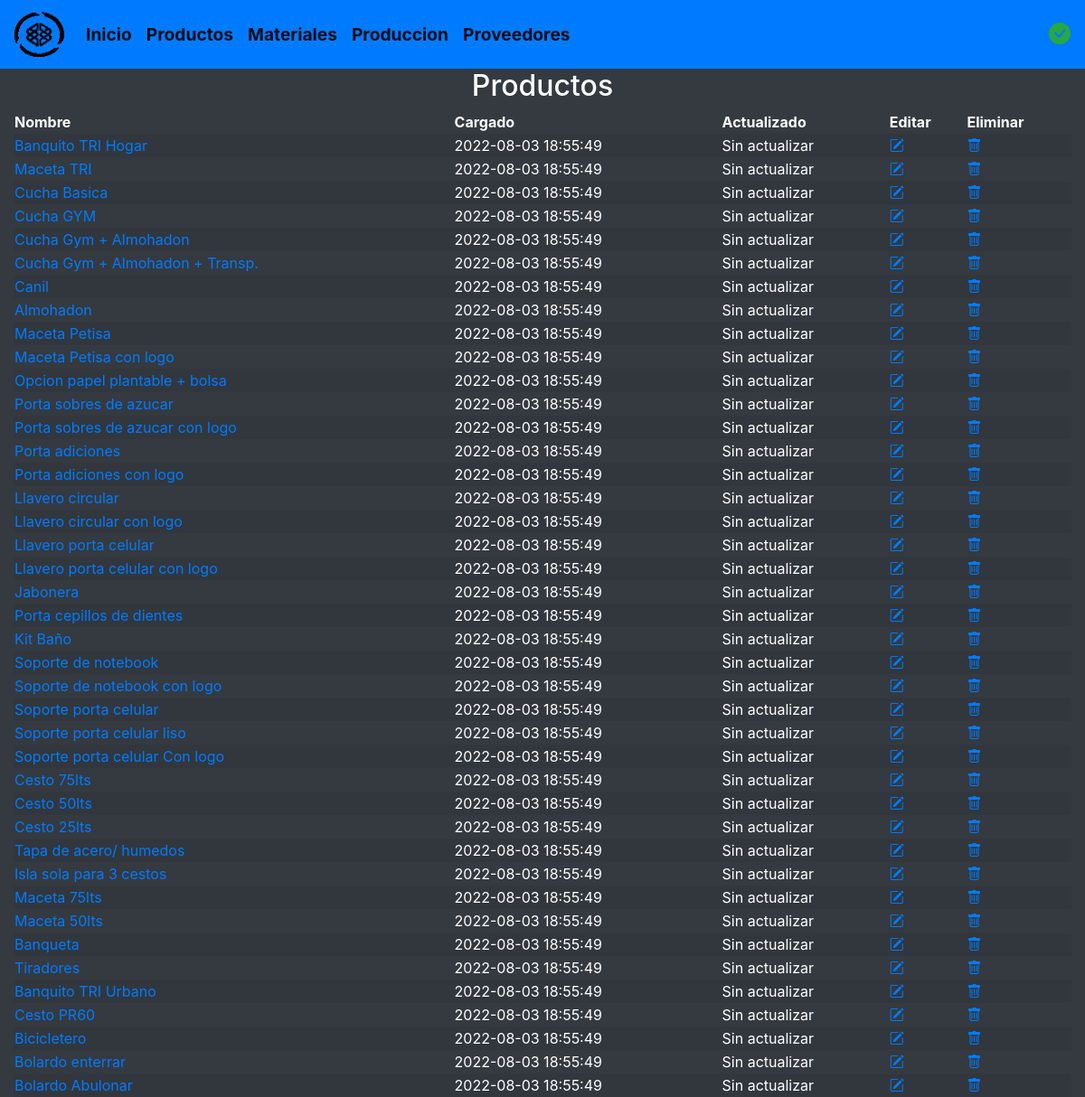
The app's page /verproducto.php with its own data.
### tables this page shows
create table productos(
	id_producto int unsigned auto_increment primary key,
	id_tipo_procesado int unsigned,
	id_categoria int unsigned,
	nomproducto varchar(150) not null,
	creada_el TIMESTAMP DEFAULT CURRENT_TIMESTAMP,
  	actualizada_el TIMESTAMP DEFAULT CURRENT_TIMESTAMP,
	foreign key (id_tipo_procesado) references produccion(id_tipo_procesado),
	foreign key (id_categoria) references categoria(id_categoria)
);

### verproducto.php (the view, shortened to what this page needs)
<!DOCTYPE html>
<html lang="es">
	<?php include "modulos/head.php" ?>
	<body class="bg-dark text-white">
		<?php include "modulos/navheader.php" ?>
			<article class="col">
				<center>
					<h2>Productos</h2>
				</center>
				<table class="col table-striped">
					<thead>
						<tr>
							<th>Nombre</th>
							<th>Cargado</th>
							<th>Actualizado</th>
							<th>Editar</th>
							<th>Eliminar</th>
						</tr>
					</thead>
					<tbody>
						<?php
							include "db/conexion.php";
							$leer_sql='SELECT * FROM productos';
							$gsent = $cnn->prepare($leer_sql);
							$gsent->execute();
							$resultadotes = $gsent->fetchAll();
						    foreach ($resultadotes as $datote):
						?>
						<tr>
							<td><a href="verprecioproducto.php?id=<?php echo $datote['id_producto']; ?>"><?php echo $datote['nomproducto']; ?></a></td>
						    <td><?php echo $datote['creada_el']; ?></td>
						    <td>
						    	<?php
						    		if($datote['creada_el']==$datote['actualizada_el'])
						    			{echo 'Sin actualizar';}
						    		else
						    			{echo $datote['actualizada_el'];}
						    	?>
						    </td>
							<td><a href="verproducto.php?idproducto=<?php echo $datote['id_producto']; ?>"><i class="bi bi-pencil-square"></i></a></td>
						    <td><a href="eliminarproducto.php?id=<?php echo $datote['id_producto']; ?>" onclick="return confirmar()"><i class="bi bi-trash"></i></a></td>
						</tr>
						<?php endforeach; ?>
					</tbody>
				</table>
			</article>
		</main>
	</body>
</html>

### records on screen
productos: nomproducto "Banquito TRI Hogar", creada_el "2022-08-03 18:55:49", shows "Sin actualizar"
productos: nomproducto "Maceta TRI", creada_el "2022-08-03 18:55:49", shows "Sin actualizar"
productos: nomproducto "Cucha Basica", creada_el "2022-08-03 18:55:49", shows "Sin actualizar"
productos: nomproducto "Cucha GYM", creada_el "2022-08-03 18:55:49", shows "Sin actualizar"
productos: nomproducto "Cucha Gym + Almohadon", creada_el "2022-08-03 18:55:49", shows "Sin actualizar"
productos: nomproducto "Cucha Gym + Almohadon + Transp.", creada_el "2022-08-03 18:55:49", shows "Sin actualizar"
productos: nomproducto "Canil", creada_el "2022-08-03 18:55:49", shows "Sin actualizar"
productos: nomproducto "Almohadon", creada_el "2022-08-03 18:55:49", shows "Sin actualizar"
productos: nomproducto "Maceta Petisa", creada_el "2022-08-03 18:55:49", shows "Sin actualizar"
productos: nomproducto "Maceta Petisa con logo", creada_el "2022-08-03 18:55:49", shows "Sin actualizar"
productos: nomproducto "Opcion papel plantable + bolsa", creada_el "2022-08-03 18:55:49", shows "Sin actualizar"
productos: nomproducto "Porta sobres de azucar", creada_el "2022-08-03 18:55:49", shows "Sin actualizar"
productos: nomproducto "Porta sobres de azucar con logo", creada_el "2022-08-03 18:55:49", shows "Sin actualizar"
productos: nomproducto "Porta adiciones", creada_el "2022-08-03 18:55:49", shows "Sin actualizar"
productos: nomproducto "Porta adiciones con logo", creada_el "2022-08-03 18:55:49", shows "Sin actualizar"
productos: nomproducto "Llavero circular", creada_el "2022-08-03 18:55:49", shows "Sin actualizar"
productos: nomproducto "Llavero circular con logo", creada_el "2022-08-03 18:55:49", shows "Sin actualizar"
productos: nomproducto "Llavero porta celular", creada_el "2022-08-03 18:55:49", shows "Sin actualizar"
productos: nomproducto "Llavero porta celular con logo", creada_el "2022-08-03 18:55:49", shows "Sin actualizar"
productos: nomproducto "Jabonera", creada_el "2022-08-03 18:55:49", shows "Sin actualizar"
productos: nomproducto "Porta cepillos de dientes", creada_el "2022-08-03 18:55:49", shows "Sin actualizar"
productos: nomproducto "Kit Baño", creada_el "2022-08-03 18:55:49", shows "Sin actualizar"
productos: nomproducto "Soporte de notebook", creada_el "2022-08-03 18:55:49", shows "Sin actualizar"
productos: nomproducto "Soporte de notebook con logo", creada_el "2022-08-03 18:55:49", shows "Sin actualizar"
productos: nomproducto "Soporte porta celular", creada_el "2022-08-03 18:55:49", shows "Sin actualizar"
productos: nomproducto "Soporte porta celular liso", creada_el "2022-08-03 18:55:49", shows "Sin actualizar"
productos: nomproducto "Soporte porta celular Con logo", creada_el "2022-08-03 18:55:49", shows "Sin actualizar"
productos: nomproducto "Cesto 75lts", creada_el "2022-08-03 18:55:49", shows "Sin actualizar"
productos: nomproducto "Cesto 50lts", creada_el "2022-08-03 18:55:49", shows "Sin actualizar"
productos: nomproducto "Cesto 25lts", creada_el "2022-08-03 18:55:49", shows "Sin actualizar"
productos: nomproducto "Tapa de acero/ humedos", creada_el "2022-08-03 18:55:49", shows "Sin actualizar"
productos: nomproducto "Isla sola para 3 cestos", creada_el "2022-08-03 18:55:49", shows "Sin actualizar"
productos: nomproducto "Maceta 75lts", creada_el "2022-08-03 18:55:49", shows "Sin actualizar"
productos: nomproducto "Maceta 50lts", creada_el "2022-08-03 18:55:49", shows "Sin actualizar"
productos: nomproducto "Banqueta", creada_el "2022-08-03 18:55:49", shows "Sin actualizar"
productos: nomproducto "Tiradores", creada_el "2022-08-03 18:55:49", shows "Sin actualizar"
productos: nomproducto "Banquito TRI Urbano", creada_el "2022-08-03 18:55:49", shows "Sin actualizar"
productos: nomproducto "Cesto PR60", creada_el "2022-08-03 18:55:49", shows "Sin actualizar"
productos: nomproducto "Bicicletero", creada_el "2022-08-03 18:55:49", shows "Sin actualizar"
productos: nomproducto "Bolardo enterrar", creada_el "2022-08-03 18:55:49", shows "Sin actualizar"
productos: nomproducto "Bolardo Abulonar", creada_el "2022-08-03 18:55:49", shows "Sin actualizar"
